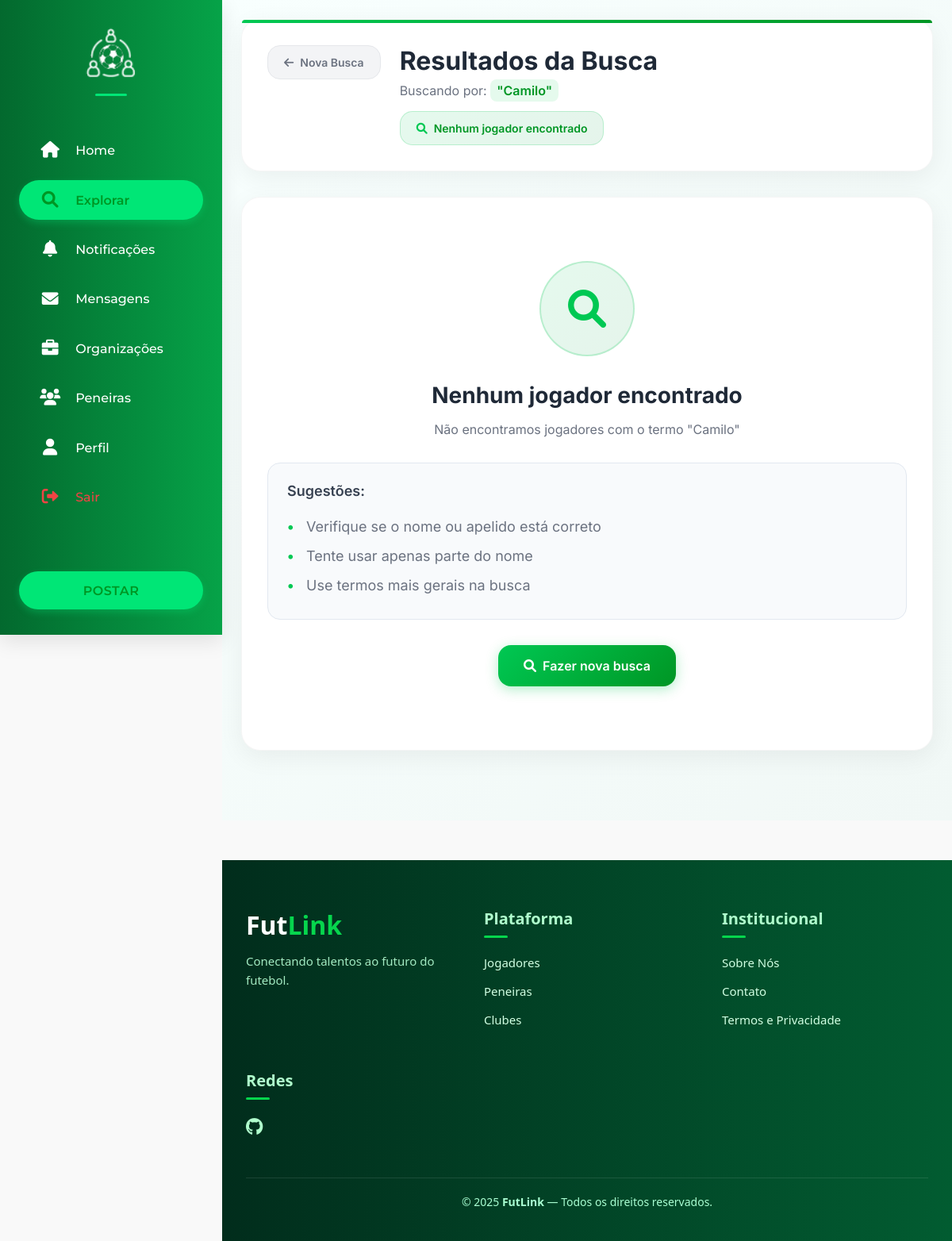
Page /app/views/buscaJogadores.php?apelido=Camilo (signed in) on the earlier database version.
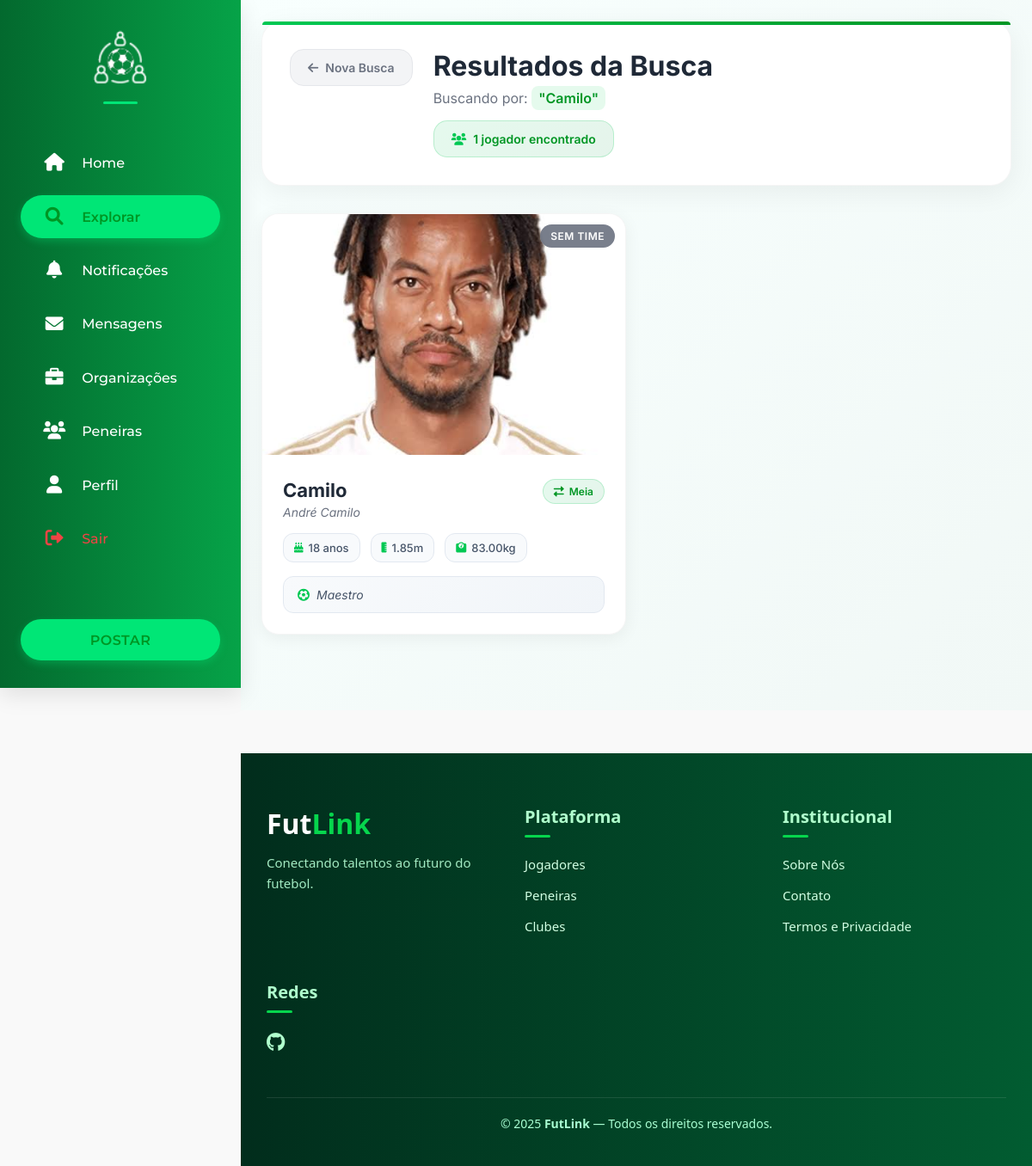
Same page on the later database version.
### tables this page shows
CREATE TABLE `tbl_jogador` (
  `id_jogador` int(11) NOT NULL,
  `id_user` int(11) NOT NULL,
  `id_time` int(11) DEFAULT NULL,
  `apelido` varchar(250) DEFAULT NULL,
  `altura` decimal(5,2) NOT NULL,
  `peso` decimal(5,2) NOT NULL,
  `posicao` varchar(150) DEFAULT 'Atacante',
  `estiloJogo` varchar(250) NOT NULL,
  `pe_dominante` varchar(100) NOT NULL,
  `descricao` varchar(1000) NOT NULL,
  `data_inicio_time` date DEFAULT NULL,
  `status` enum('sem time','ativo','lesionado','suspenso') DEFAULT 'sem time',
  `redes_sociais` longtext DEFAULT NULL COMMENT 'Redes sociais do jogador em formato JSON' CHECK (json_valid(`redes_sociais`))
);

CREATE TABLE `tbl_usuarios` (
  `id_user` int(11) NOT NULL,
  `nome` varchar(150) NOT NULL,
  `email` varchar(200) NOT NULL,
  `senha` varchar(150) NOT NULL,
  `data_nasc` date NOT NULL,
  `genero` enum('masculino','feminino','outro','prefiro não dizer') DEFAULT NULL,
  `foto_perfil` varchar(200) DEFAULT NULL,
  `telefone` varchar(15) DEFAULT NULL,
  `bio` text DEFAULT NULL,
  `rede_social` longtext DEFAULT NULL CHECK (json_valid(`rede_social`)),
  `cep` varchar(20) DEFAULT NULL,
  `rua` varchar(100) DEFAULT NULL,
  `bairro` varchar(100) DEFAULT NULL,
  `cidade` varchar(100) DEFAULT NULL,
  `estado` varchar(100) DEFAULT NULL,
  `status` enum('ativo','suspenso','desativado') DEFAULT 'ativo',
  `created_at` datetime DEFAULT current_timestamp(),
  `updated_at` datetime DEFAULT current_timestamp() ON UPDATE current_timestamp()
);

### app/views/buscaJogadores.php (the view, shortened to what the rows shown need)
<?php
include("../views/topo.php");
include("navbar-social.php");
require("../../config/connect.php");
$jogadores_busca = [];
$mostrar_resultados_busca = false;
if (isset($_GET['apelido']) && !empty(trim($_GET['apelido']))) {
    $termo = trim($_GET['apelido']);
    $mostrar_resultados_busca = true;
    $sql_busca = "
        SELECT
            j.*,
            u.nome,
            u.foto_perfil,
            u.data_nasc,
            TIMESTAMPDIFF(YEAR, u.data_nasc, CURDATE()) AS idade
        FROM tbl_jogador AS j
        INNER JOIN tbl_usuarios AS u ON j.id_user = u.id_user
        WHERE j.apelido LIKE ? OR u.nome LIKE ?
        ORDER BY j.apelido
    ";
    $stmt = $conn->prepare($sql_busca);
    $likeTermo = "%$termo%";
    $stmt->bind_param("ss", $likeTermo, $likeTermo);
    $stmt->execute();
    $resultado_busca = $stmt->get_result();
    while ($row = $resultado_busca->fetch_assoc()) {
        $jogadores_busca[] = $row;
    }
}
function getPosicaoIcon($posicao) {
    switch($posicao) {
        case 'Meia': return 'fas fa-exchange-alt';
    }
}
function getStatusColor($status) {
    switch($status) {
        default: return 'status-default';
    }
}
?>
<link rel="stylesheet" href="../../public/css/buscaJogadores.css">
<link rel="stylesheet" href="https://cdnjs.cloudflare.com/ajax/libs/font-awesome/6.0.0-beta3/css/all.min.css">
<div class="jogadores-page">
    <div class="container">
        <?php if ($mostrar_resultados_busca): ?>
            <div class="resultado-busca-section">
                <div class="page-header">
                    <div class="header-content">
                        <div class="header-info">
                            <h1>Resultados da Busca</h1>
                        </div>
                    </div>
                </div>
                <?php if (count($jogadores_busca) > 0): ?>
                    <div class="jogadores-grid">
                        <?php foreach ($jogadores_busca as $jogador): ?>
                            <div class="jogador-card" onclick="window.location.href='perfilJogador.php?apelido=<?= urlencode($jogador['apelido']) ?>'">
                                <div class="card-image-container">
                                    <img
                                        src="<?= htmlspecialchars($jogador['foto_perfil'] ?: '../../public/images/profilePhotos/default-player.jpg') ?>"
                                        alt="Foto de <?= htmlspecialchars($jogador['nome']) ?>"
                                    >
                                    <div class="status-badge <?= getStatusColor($jogador['status']) ?>">
                                        <?= ucfirst($jogador['status']) ?>
                                    </div>
                                </div>
                                <div class="jogador-info">
                                    <div class="jogador-header">
                                        <div class="jogador-nome-principal">
                                            <?php if (!empty($jogador['apelido'])): ?>
                                                <div class="jogador-apelido"><?= htmlspecialchars($jogador['apelido']) ?></div>
                                                <div class="jogador-nome-real"><?= htmlspecialchars($jogador['nome']) ?></div>
                                            <?php else: ?>
                                                <div class="jogador-apelido"><?= htmlspecialchars($jogador['nome']) ?></div>
                                            <?php endif; ?>
                                        </div>
                                        <div class="posicao-badge">
                                            <i class="<?= getPosicaoIcon($jogador['posicao']) ?>"></i>
                                            <?= htmlspecialchars($jogador['posicao']) ?>
                                        </div>
                                    </div>
                                    <div class="jogador-stats">
                                        <?php if ($jogador['idade']): ?>
                                            <div class="stat-item">
                                                <i class="fas fa-birthday-cake"></i>
                                                <span><?= $jogador['idade'] ?> anos</span>
                                            </div>
                                        <?php endif; ?>
                                        <?php if ($jogador['altura']): ?>
                                            <div class="stat-item">
                                                <i class="fas fa-ruler-vertical"></i>
                                                <span><?= number_format($jogador['altura'], 2) ?>m</span>
                                            </div>
                                        <?php endif; ?>
                                        <?php if ($jogador['peso']): ?>
                                            <div class="stat-item">
                                                <i class="fas fa-weight"></i>
                                                <span><?= $jogador['peso'] ?>kg</span>
                                            </div>
                                        <?php endif; ?>
                                    </div>
                                    <?php if (!empty($jogador['estiloJogo'])): ?>
                                        <div class="estilo-jogo">
                                            <i class="fas fa-futbol"></i>
                                            <span><?= htmlspecialchars($jogador['estiloJogo']) ?></span>
                                        </div>
                                    <?php endif; ?>
                                </div>
                            </div>
                        <?php endforeach; ?>
                    </div>
                <?php else: ?>
                    <div class="no-results">
                        <h2>Nenhum jogador encontrado</h2>
                    </div>
                <?php endif; ?>
            </div>
        <?php endif; ?>
    </div>
</div>
<?php include("footer.php"); ?>

Differences in the rows shown:
added tbl_jogador: id_user.foto_perfil (picture), status "SEM TIME", apelido "Camilo", id_user.nome "André Camilo", posicao "Meia", idade "18", altura "1.85", peso "83.00", estiloJogo "Maestro"
Other differences:
count($jogadores_busca): (not shown) → "1"
$termo_pesquisa: "Camilo" → (not shown)
text no longer shown: "Nenhum jogador encontrado Nenhum jogador encontrado Não encontramos jogadores com o termo \" \" Sugestões: Verifique se o nome ou apelido está correto Tente usar apenas parte do nome Use termos mais gerais na busca Fazer nova busca"
text now shown: "jogador encontrado"
